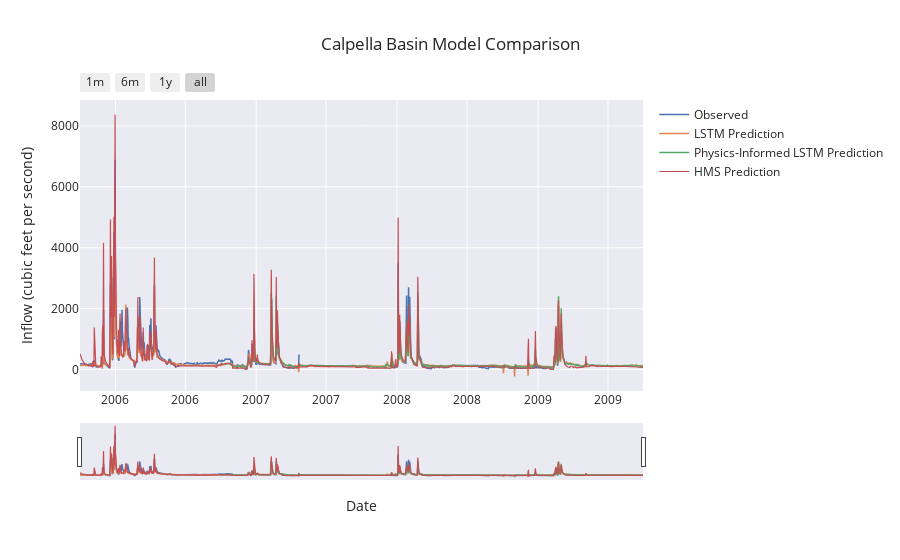

The cell this chart's notebook holds for it:
### Code cell
combinedPlotFancy(lstm_results=lstm_result_path, lstmPhysics_results= physics_informed_result_path, HMS_results=path_to_physics_data, title='Calpella Basin Model Comparison')

### Figure 1 — Plotly figure (JSON) as saved in the notebook; plotly's stock layout.template omitted (floating-point values rounded to 4 significant figures; data arrays with more than 128 entries replaced by an {"elided": "..."} marker saying what was removed)
{"data": [{"line": {"width": 1.5}, "mode": "lines", "name": "Observed", "type": "scatter", "x": {"elided": "1461 str values"}, "y": {"elided": "1461 float values"}}, {"line": {"width": 1.5}, "mode": "lines", "name": "LSTM Prediction", "type": "scatter", "x": {"elided": "1461 str values"}, "y": {"elided": "1461 float values"}}, {"line": {"width": 1.5}, "mode": "lines", "name": "Physics-Informed LSTM Prediction", "type": "scatter", "x": {"elided": "1461 str values"}, "y": {"elided": "1461 float values"}}, {"line": {"width": 1.2}, "mode": "lines", "name": "HMS Prediction", "type": "scatter", "x": {"elided": "1461 str values"}, "y": {"elided": "1461 float values"}}], "layout": {"hovermode": "x unified", "title": {"text": "Calpella Basin Model Comparison"}, "xaxis": {"rangeselector": {"buttons": [{"count": 1, "label": "1m", "step": "month", "stepmode": "backward"}, {"count": 6, "label": "6m", "step": "month", "stepmode": "backward"}, {"count": 1, "label": "1y", "step": "year", "stepmode": "backward"}, {"step": "all"}]}, "rangeslider": {"visible": true}, "tickformatstops": [{"dtickrange": [null, 1000], "value": "%Y-%m-%d"}, {"dtickrange": [1000, 86400000], "value": "%b %d, %Y"}, {"dtickrange": [86400000, "M1"], "value": "%b %Y"}, {"dtickrange": ["M1", null], "value": "%Y"}], "title": {"text": "Date"}}, "yaxis": {"title": {"text": "Inflow (cubic feet per second)"}}}}
